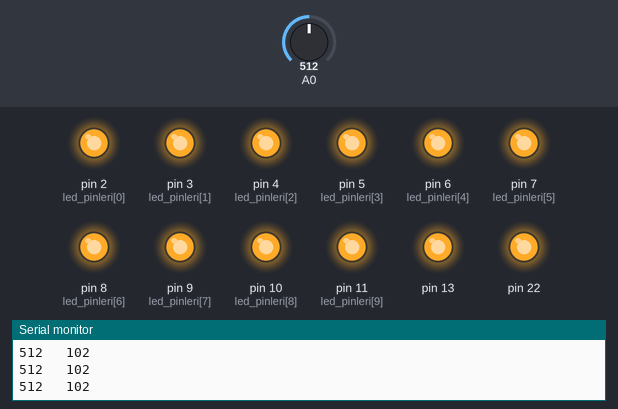
Bench run of a sketch on a simulated Arduino Uno, built with avr-gcc and run on an emulated ATmega328P. Parts: output pins drawn as LEDs (lit = HIGH), the last lines printed to the serial monitor. Inputs (shaded band) come from the test bench; at power-on: A0 = 512.

Above: at 1.2 s.
1.3 s: A0 set to 55
2.8 s: A0 set to 45
At 3.8 s:
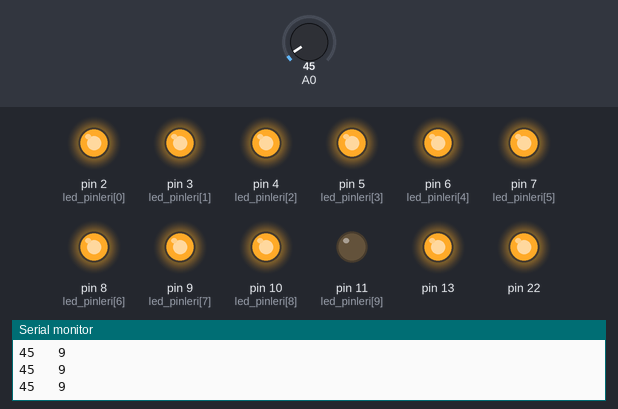
4.3 s: A0 set to 0
At 4.8 s:
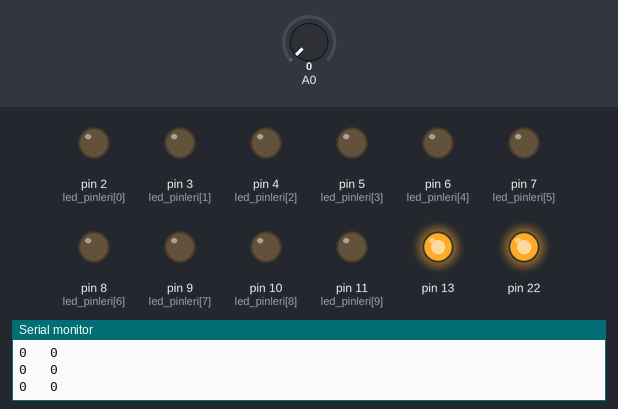
5.8 s: A0 set to 3
7.3 s: A0 set to 6
At 8.2 s:
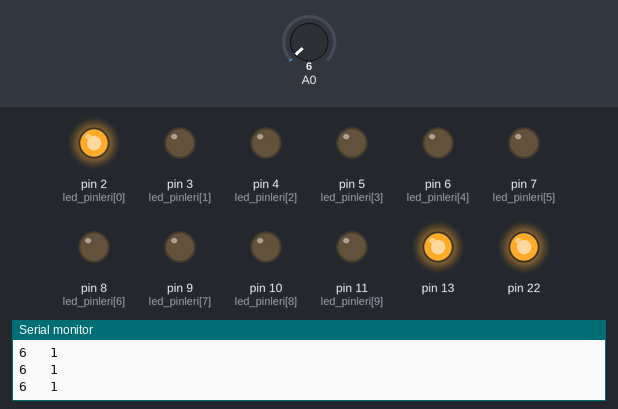
8.8 s: A0 set to 122
At 9.5 s:
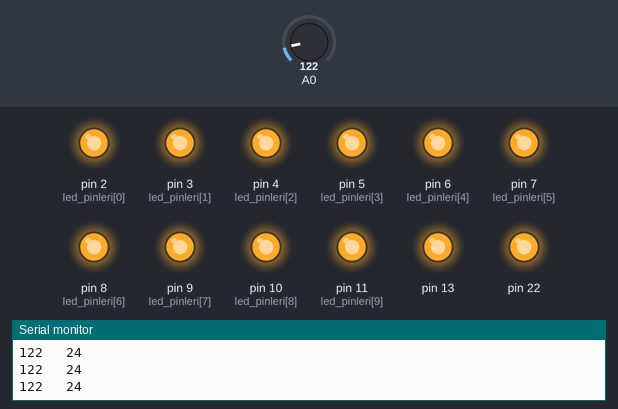
Timing chart, 0 to 11.3 s (numbered marks = the images above; inputs shaded):
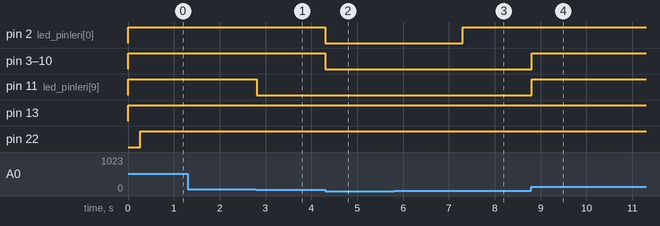

Measured:
- the behaviour switches between 50 and 49 on A0 (found by bisection; images 0 and 1)
- the behaviour switches between 4 and 5 on A0 (found by bisection; images 2 and 3)
- after the input at 2.8 s, pin 11 (led_pinleri[9]): HIGH → LOW at once
- after the input at 4.3 s, pin 2 (led_pinleri[0]), pin 3 (led_pinleri[1]), pin 4 (led_pinleri[2]), pin 5 (led_pinleri[3]), pin 6 (led_pinleri[4]), pin 7 (led_pinleri[5]), pin 8 (led_pinleri[6]), pin 9 (led_pinleri[7]), pin 10 (led_pinleri[8]): HIGH → LOW at once
- after the input at 7.3 s, pin 2 (led_pinleri[0]): LOW → HIGH at once
- after the input at 8.8 s, pin 3 (led_pinleri[1]), pin 4 (led_pinleri[2]), pin 5 (led_pinleri[3]), pin 6 (led_pinleri[4]), pin 7 (led_pinleri[5]), pin 8 (led_pinleri[6]), pin 9 (led_pinleri[7]), pin 10 (led_pinleri[8]), pin 11 (led_pinleri[9]): LOW → HIGH at once

The sketch:

Vu_Metre.ino
```cpp
//Arduino Vu Metre                     byFat1h

int led_pinleri[10] = { 2,3, 4, 5, 6, 7, 8, 9, 10, 11};
int analog_deger, i;

void setup()
{
for (i = 0; i < 10; i++)
  pinMode(led_pinleri[i], OUTPUT);
 Serial.begin(9600);
}

void loop()
{
analog_deger = analogRead(A0);
Serial.print(analog_deger);
Serial.print("   ");
analog_deger = analog_deger / 5;
Serial.println(analog_deger);


  if (analog_deger == 0)
   {
   for(i = 0; i < 10; i++)
     {
     digitalWrite(led_pinleri[i], LOW);
     }
  }

  else
  {
   for (i = 0; i < analog_deger; i++)
    {
     digitalWrite(led_pinleri[i], HIGH);
    }

    for(i = i; i < 10; i++)
     {
      digitalWrite(led_pinleri[i], LOW);
     }
  }
}
//byFat1h
```
